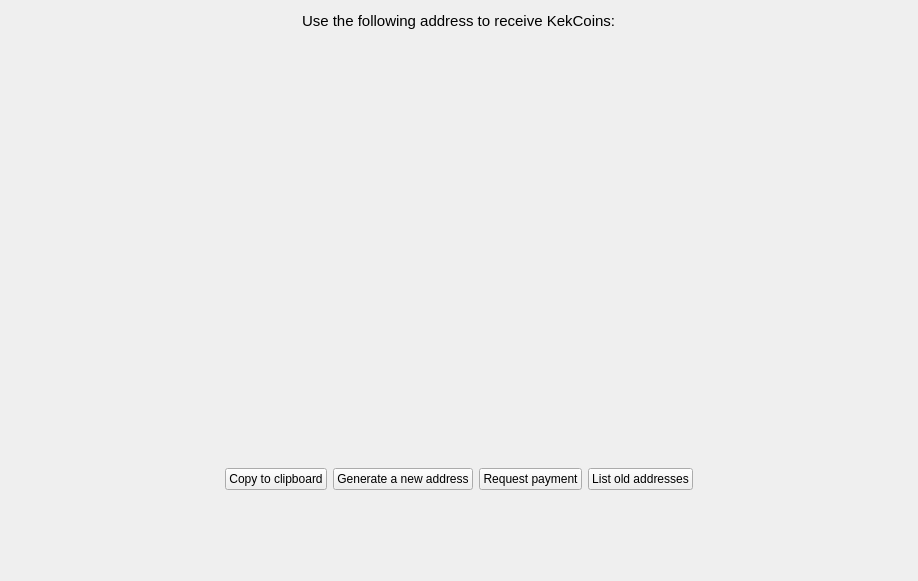
<?xml version="1.0" encoding="UTF-8"?>
<ui version="4.0">
 <class>getAddressToReceive</class>
 <widget class="QWidget" name="getAddressToReceive">
  <property name="windowModality">
   <enum>Qt::NonModal</enum>
  </property>
  <property name="geometry">
   <rect>
    <x>0</x>
    <y>0</y>
    <width>918</width>
    <height>581</height>
   </rect>
  </property>
  <property name="sizePolicy">
   <sizepolicy hsizetype="MinimumExpanding" vsizetype="MinimumExpanding">
    <horstretch>0</horstretch>
    <verstretch>0</verstretch>
   </sizepolicy>
  </property>
  <property name="windowTitle">
   <string>Form</string>
  </property>
  <layout class="QGridLayout" name="gridLayout">
   <item row="0" column="0">
    <layout class="QVBoxLayout" name="verticalLayout">
     <property name="sizeConstraint">
      <enum>QLayout::SetNoConstraint</enum>
     </property>
     <item>
      <layout class="QHBoxLayout" name="horizontalLayout">
       <item>
        <spacer name="horizontalSpacer">
         <property name="orientation">
          <enum>Qt::Horizontal</enum>
         </property>
         <property name="sizeHint" stdset="0">
          <size>
           <width>40</width>
           <height>20</height>
          </size>
         </property>
        </spacer>
       </item>
       <item>
        <widget class="QLabel" name="label">
         <property name="font">
          <font>
           <pointsize>11</pointsize>
          </font>
         </property>
         <property name="text">
          <string>Use the following address to receive KekCoins:</string>
         </property>
        </widget>
       </item>
       <item>
        <spacer name="horizontalSpacer_2">
         <property name="orientation">
          <enum>Qt::Horizontal</enum>
         </property>
         <property name="sizeHint" stdset="0">
          <size>
           <width>40</width>
           <height>20</height>
          </size>
         </property>
        </spacer>
       </item>
      </layout>
     </item>
     <item>
      <spacer name="verticalSpacer">
       <property name="orientation">
        <enum>Qt::Vertical</enum>
       </property>
       <property name="sizeType">
        <enum>QSizePolicy::Maximum</enum>
       </property>
       <property name="sizeHint" stdset="0">
        <size>
         <width>20</width>
         <height>40</height>
        </size>
       </property>
      </spacer>
     </item>
     <item>
      <spacer name="verticalSpacer_2">
       <property name="orientation">
        <enum>Qt::Vertical</enum>
       </property>
       <property name="sizeHint" stdset="0">
        <size>
         <width>20</width>
         <height>40</height>
        </size>
       </property>
      </spacer>
     </item>
     <item>
      <layout class="QHBoxLayout" name="horizontalLayout_8">
       <item>
        <spacer name="horizontalSpacer_4">
         <property name="orientation">
          <enum>Qt::Horizontal</enum>
         </property>
         <property name="sizeHint" stdset="0">
          <size>
           <width>40</width>
           <height>20</height>
          </size>
         </property>
        </spacer>
       </item>
       <item>
        <layout class="QHBoxLayout" name="horizontalLayout_2">
         <item>
          <spacer name="horizontalSpacer_16">
           <property name="orientation">
            <enum>Qt::Horizontal</enum>
           </property>
           <property name="sizeHint" stdset="0">
            <size>
             <width>40</width>
             <height>20</height>
            </size>
           </property>
          </spacer>
         </item>
         <item>
          <layout class="QVBoxLayout" name="verticalLayout_3">
           <item>
            <widget class="QRImageWidget" name="lblQRCode">
             <property name="sizePolicy">
              <sizepolicy hsizetype="Expanding" vsizetype="Fixed">
               <horstretch>0</horstretch>
               <verstretch>0</verstretch>
              </sizepolicy>
             </property>
             <property name="minimumSize">
              <size>
               <width>300</width>
               <height>320</height>
              </size>
             </property>
             <property name="toolTip">
              <string>QR Code</string>
             </property>
             <property name="styleSheet">
              <string notr="true"/>
             </property>
             <property name="textFormat">
              <enum>Qt::PlainText</enum>
             </property>
             <property name="alignment">
              <set>Qt::AlignCenter</set>
             </property>
             <property name="wordWrap">
              <bool>true</bool>
             </property>
            </widget>
           </item>
          </layout>
         </item>
         <item>
          <spacer name="horizontalSpacer_15">
           <property name="orientation">
            <enum>Qt::Horizontal</enum>
           </property>
           <property name="sizeHint" stdset="0">
            <size>
             <width>40</width>
             <height>20</height>
            </size>
           </property>
          </spacer>
         </item>
        </layout>
       </item>
       <item>
        <spacer name="horizontalSpacer_3">
         <property name="orientation">
          <enum>Qt::Horizontal</enum>
         </property>
         <property name="sizeHint" stdset="0">
          <size>
           <width>40</width>
           <height>20</height>
          </size>
         </property>
        </spacer>
       </item>
      </layout>
     </item>
     <item>
      <spacer name="verticalSpacer_3">
       <property name="orientation">
        <enum>Qt::Vertical</enum>
       </property>
       <property name="sizeHint" stdset="0">
        <size>
         <width>20</width>
         <height>40</height>
        </size>
       </property>
      </spacer>
     </item>
     <item>
      <layout class="QHBoxLayout" name="horizontalLayout_7">
       <item>
        <spacer name="horizontalSpacer_13">
         <property name="orientation">
          <enum>Qt::Horizontal</enum>
         </property>
         <property name="sizeHint" stdset="0">
          <size>
           <width>40</width>
           <height>20</height>
          </size>
         </property>
        </spacer>
       </item>
       <item>
        <widget class="QPushButton" name="copyClipboardButton">
         <property name="text">
          <string>Copy to clipboard</string>
         </property>
        </widget>
       </item>
       <item>
        <widget class="QPushButton" name="newAddressButton">
         <property name="text">
          <string>Generate a new address</string>
         </property>
        </widget>
       </item>
       <item>
        <widget class="QPushButton" name="requestPaymentButton">
         <property name="text">
          <string>Request payment</string>
         </property>
        </widget>
       </item>
       <item>
        <widget class="QPushButton" name="requestNewAddressButton">
         <property name="text">
          <string>List old addresses</string>
         </property>
        </widget>
       </item>
       <item>
        <spacer name="horizontalSpacer_14">
         <property name="orientation">
          <enum>Qt::Horizontal</enum>
         </property>
         <property name="sizeHint" stdset="0">
          <size>
           <width>40</width>
           <height>20</height>
          </size>
         </property>
        </spacer>
       </item>
      </layout>
     </item>
     <item>
      <spacer name="verticalSpacer_4">
       <property name="orientation">
        <enum>Qt::Vertical</enum>
       </property>
       <property name="sizeType">
        <enum>QSizePolicy::MinimumExpanding</enum>
       </property>
       <property name="sizeHint" stdset="0">
        <size>
         <width>20</width>
         <height>80</height>
        </size>
       </property>
      </spacer>
     </item>
    </layout>
   </item>
  </layout>
 </widget>
 <customwidgets>
  <customwidget>
   <class>QRImageWidget</class>
   <extends>QLabel</extends>
   <header>receiverequestdialog.h</header>
  </customwidget>
 </customwidgets>
 <resources/>
 <connections/>
</ui>
